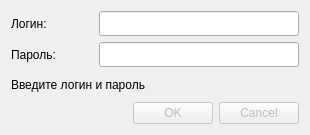
<?xml version="1.0" encoding="UTF-8"?>
<ui version="4.0">
 <class>LogInAppDialog</class>
 <widget class="QDialog" name="LogInAppDialog">
  <property name="enabled">
   <bool>true</bool>
  </property>
  <property name="geometry">
   <rect>
    <x>0</x>
    <y>0</y>
    <width>310</width>
    <height>135</height>
   </rect>
  </property>
  <property name="minimumSize">
   <size>
    <width>310</width>
    <height>135</height>
   </size>
  </property>
  <property name="windowTitle">
   <string>Авторизация</string>
  </property>
  <property name="modal">
   <bool>false</bool>
  </property>
  <layout class="QVBoxLayout" name="verticalLayout">
   <item>
    <layout class="QHBoxLayout" name="horizontalLayout">
     <item>
      <widget class="QLabel" name="label">
       <property name="text">
        <string>Логин:</string>
       </property>
      </widget>
     </item>
     <item>
      <spacer name="horizontalSpacer">
       <property name="orientation">
        <enum>Qt::Horizontal</enum>
       </property>
       <property name="sizeHint" stdset="0">
        <size>
         <width>13</width>
         <height>17</height>
        </size>
       </property>
      </spacer>
     </item>
     <item>
      <widget class="QLineEdit" name="lineEditLogin">
       <property name="minimumSize">
        <size>
         <width>200</width>
         <height>25</height>
        </size>
       </property>
      </widget>
     </item>
    </layout>
   </item>
   <item>
    <layout class="QHBoxLayout" name="horizontalLayout_2">
     <item>
      <widget class="QLabel" name="label_2">
       <property name="text">
        <string>Пароль:</string>
       </property>
      </widget>
     </item>
     <item>
      <spacer name="horizontalSpacer_2">
       <property name="orientation">
        <enum>Qt::Horizontal</enum>
       </property>
       <property name="sizeHint" stdset="0">
        <size>
         <width>28</width>
         <height>17</height>
        </size>
       </property>
      </spacer>
     </item>
     <item>
      <widget class="QLineEdit" name="lineEditPassword">
       <property name="minimumSize">
        <size>
         <width>200</width>
         <height>25</height>
        </size>
       </property>
       <property name="echoMode">
        <enum>QLineEdit::Password</enum>
       </property>
      </widget>
     </item>
    </layout>
   </item>
   <item>
    <widget class="QLabel" name="labeLoginState">
     <property name="text">
      <string>Введите логин и пароль</string>
     </property>
    </widget>
   </item>
   <item>
    <widget class="QDialogButtonBox" name="buttonBox">
     <property name="enabled">
      <bool>false</bool>
     </property>
     <property name="orientation">
      <enum>Qt::Horizontal</enum>
     </property>
     <property name="standardButtons">
      <set>QDialogButtonBox::Cancel|QDialogButtonBox::Ok</set>
     </property>
    </widget>
   </item>
  </layout>
 </widget>
 <resources/>
 <connections>
  <connection>
   <sender>buttonBox</sender>
   <signal>accepted()</signal>
   <receiver>LogInAppDialog</receiver>
   <slot>accept()</slot>
   <hints>
    <hint type="sourcelabel">
     <x>227</x>
     <y>117</y>
    </hint>
    <hint type="destinationlabel">
     <x>157</x>
     <y>109</y>
    </hint>
   </hints>
  </connection>
  <connection>
   <sender>buttonBox</sender>
   <signal>rejected()</signal>
   <receiver>LogInAppDialog</receiver>
   <slot>reject()</slot>
   <hints>
    <hint type="sourcelabel">
     <x>295</x>
     <y>123</y>
    </hint>
    <hint type="destinationlabel">
     <x>286</x>
     <y>109</y>
    </hint>
   </hints>
  </connection>
 </connections>
</ui>
